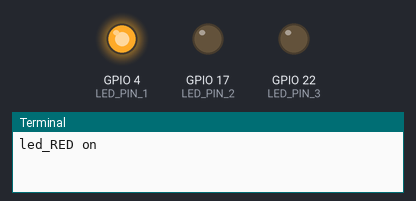
Recording of a program running on a simulated Raspberry Pi (BCM pin numbers). Shown: output pins drawn as LEDs (lit = HIGH), the last lines printed to the terminal. At 6.0 s the program stops and its outputs stay as they are.

Above: at 0.1 s.
At 2.1 s:
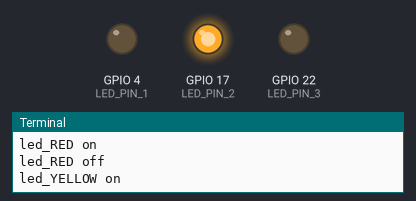
At 4.1 s:
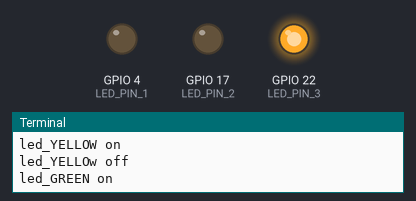
At 6.1 s:
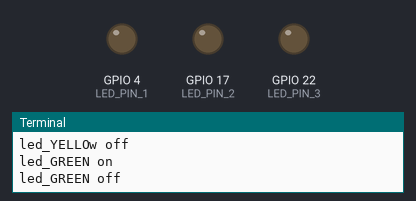
Timing chart, 0 to 7.5 s (numbered marks = the images above):
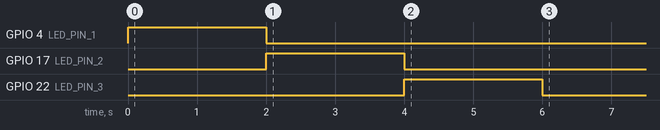

Measured:
- by itself, GPIO 4 (LED_PIN_1): LOW → HIGH at 0.00 s, → LOW 2.0 s later
- by itself, GPIO 17 (LED_PIN_2): LOW → HIGH at 2.0 s, → LOW 2.0 s later
- by itself, GPIO 22 (LED_PIN_3): LOW → HIGH at 4.0 s, → LOW 2.0 s later

The program:

led_blink_task.py
```python
import RPi.GPIO as GPIO
import time

LED_PIN_1 = 4
LED_PIN_2 = 17
LED_PIN_3 = 22


GPIO.setmode(GPIO.BCM)
GPIO.setup(LED_PIN_1, GPIO.OUT)
GPIO.setup(LED_PIN_2, GPIO.OUT)
GPIO.setup(LED_PIN_3, GPIO.OUT)


GPIO.output(LED_PIN_1, GPIO.HIGH)
print("led_RED on")
time.sleep(2)
GPIO.output(LED_PIN_1, GPIO.LOW)
print("led_RED off")

GPIO.output(LED_PIN_2, GPIO.HIGH)
print("led_YELLOW on")
time.sleep(2)
GPIO.output(LED_PIN_2, GPIO.LOW)
print("led_YELLOw off")

GPIO.output(LED_PIN_3, GPIO.HIGH)
print("led_GREEN on")
time.sleep(2)
GPIO.output(LED_PIN_3, GPIO.LOW)
print("led_GREEN off")


GPIO.cleanup()
```
